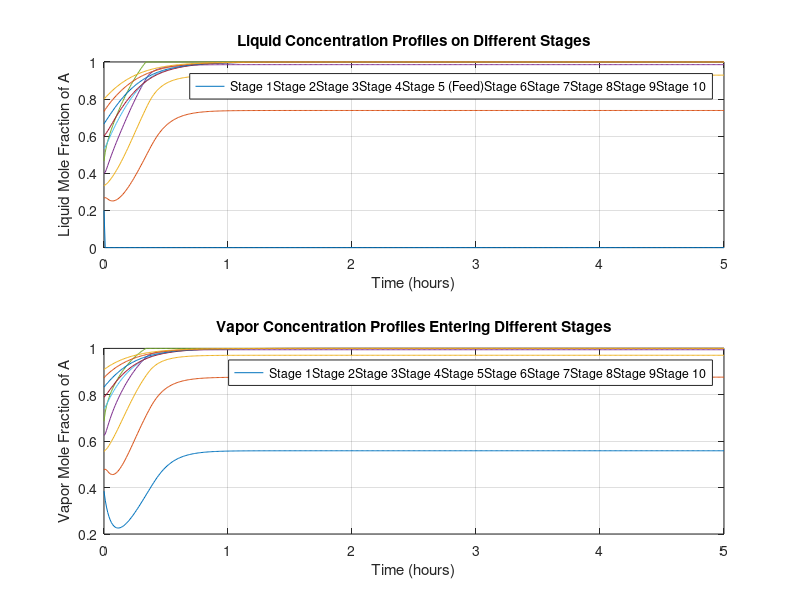
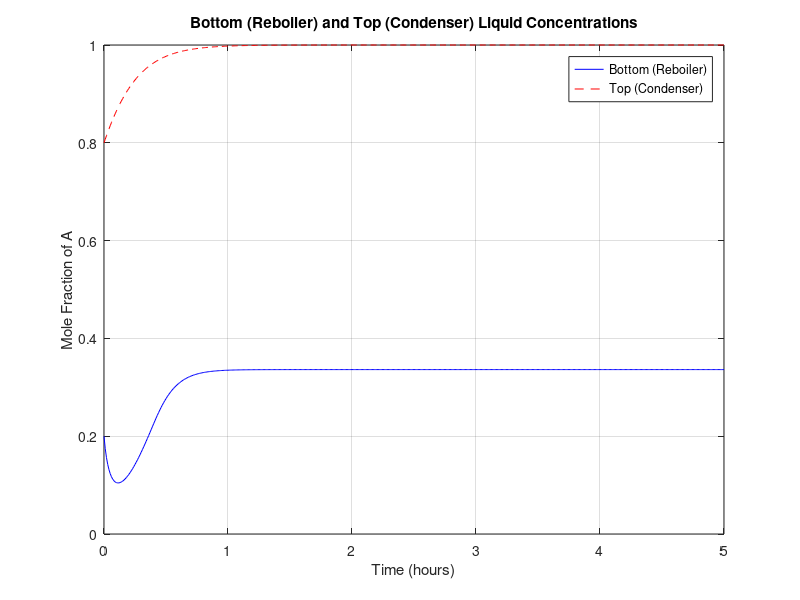

The MATLAB script that drew these images, in order:
% Simplified Distillation Column Simulation

% Parameters
num_stages = 10;
feed_stage = 5;
alpha = 2.5; % Relative volatility
feed_rate = 100; % kmol/hr
feed_comp_A = 0.4;
feed_comp_B = 1 - feed_comp_A;
reflux_ratio = 2;
holdup_liquid = 10; % kmol per stage (constant)
holdup_reboiler = 20;
holdup_condenser = 15;

% Time settings
t_span = [0 5]; % Simulation time in hours
dt = 0.01;
t = t_span(1):dt:t_span(2);
num_t = length(t);

% Initialize concentration profiles (assuming initial steady state is reached quickly)
x_liquid = zeros(num_stages, num_t);
y_vapor = zeros(num_stages, num_t);
x_liquid(:, 1) = linspace(0.2, 0.8, num_stages)'; % Initial guess for liquid composition
for i = 1:num_stages
    y_vapor(i, 1) = alpha * x_liquid(i, 1) / (1 + (alpha - 1) * x_liquid(i, 1));
end

% Initialize reboiler and condenser compositions
x_reboiler = zeros(1, num_t);
x_condenser = zeros(1, num_t);
x_reboiler(1) = x_liquid(1, 1);
x_condenser(1) = x_liquid(num_stages, 1);

% Assume constant molar flow rates for simplicity (approximate)
V = 150; % Vapor flow rate
L = V + reflux_ratio * (feed_rate * feed_comp_A / x_condenser(1)); % Liquid flow rate (approximate)
D = feed_rate * feed_comp_A / x_condenser(1); % Distillate rate (approximate)
B = feed_rate * feed_comp_B / x_reboiler(1); % Bottoms rate (approximate)
L_ref = reflux_ratio * D;

% Simulation loop (simplified Euler method)
for i = 2:num_t
    for j = 1:num_stages
        if j == feed_stage
            dxdt_A = (L * x_liquid(j+1, i-1) + V * y_vapor(j-1, i-1) - L * x_liquid(j, i-1) - V * y_vapor(j, i-1) + feed_rate * feed_comp_A) / holdup_liquid;
        elseif j == 1 % Reboiler
            dxdt_A = (L * x_liquid(j+1, i-1) - V * y_vapor(j, i-1) - B * x_reboiler(i-1) + feed_rate * feed_comp_A * (j == feed_stage)) / holdup_reboiler;
            x_reboiler(i) = max(0, min(1, x_reboiler(i-1) + dt * dxdt_A));
            y_vapor(j, i) = alpha * x_reboiler(i) / (1 + (alpha - 1) * x_reboiler(i));
            continue;
        elseif j == num_stages % Condenser (top tray liquid composition)
            dxdt_A = (V * y_vapor(j-1, i-1) - L_ref * x_condenser(i-1) - D * x_condenser(i-1)) / holdup_condenser;
            x_condenser(i) = max(0, min(1, x_condenser(i-1) + dt * dxdt_A));
            x_liquid(j, i) = x_condenser(i); % Assume top stage liquid is similar to condenser composition
            y_vapor(j, i) = alpha * x_liquid(j, i) / (1 + (alpha - 1) * x_liquid(j, i));
            continue;
        else
            dxdt_A = (L * x_liquid(j+1, i-1) + V * y_vapor(j-1, i-1) - L * x_liquid(j, i-1) - V * y_vapor(j, i-1)) / holdup_liquid;
        end
        x_liquid(j, i) = max(0, min(1, x_liquid(j, i-1) + dt * dxdt_A));
        y_vapor(j, i) = alpha * x_liquid(j, i) / (1 + (alpha - 1) * x_liquid(j, i));
    end
end

% Plotting
figure;
subplot(2, 1, 1);
plot(t, x_liquid');
xlabel('Time (hours)');
ylabel('Liquid Mole Fraction of A');
title('Liquid Concentration Profiles on Different Stages');
legend(['Stage 1', 'Stage 2', 'Stage 3', 'Stage 4', 'Stage 5 (Feed)', 'Stage 6', 'Stage 7', 'Stage 8', 'Stage 9', 'Stage 10']);
grid on;

subplot(2, 1, 2);
plot(t, y_vapor');
xlabel('Time (hours)');
ylabel('Vapor Mole Fraction of A');
title('Vapor Concentration Profiles Entering Different Stages');
legend(['Stage 1', 'Stage 2', 'Stage 3', 'Stage 4', 'Stage 5', 'Stage 6', 'Stage 7', 'Stage 8', 'Stage 9', 'Stage 10']);
grid on;

figure;
plot(t, x_reboiler, 'b-', t, x_condenser, 'r--');
xlabel('Time (hours)');
ylabel('Mole Fraction of A');
title('Bottom (Reboiler) and Top (Condenser) Liquid Concentrations');
legend('Bottom (Reboiler)', 'Top (Condenser)');
grid on;
